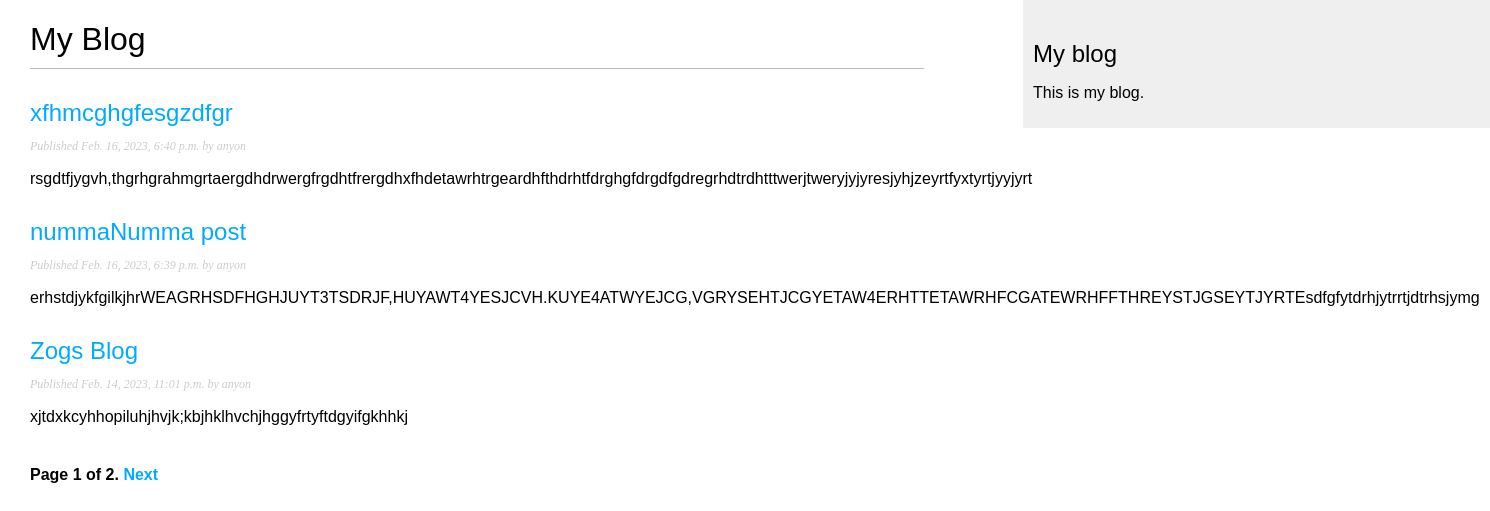
Screenshot of /blog/ with the database file from the repository.
### blog/models.py (models this page shows, shortened)
class Post(models.Model):
    class Status(models.TextChoices):
        DRAFT = 'DF','Draft'
        PUBLISHED = 'PB','Published'
    title = models.CharField(max_length=250)
    slug = models.SlugField(max_length=250, unique_for_date='publish')
    author = models.ForeignKey(User,
                               on_delete=models.CASCADE,
                               related_name='blog_posts')
    body = models.TextField()
    publish = models.DateTimeField(default=timezone.now)
    created = models.DateTimeField(auto_now_add=True)
    updated = models.DateTimeField(auto_now=True)
    status = models.CharField(max_length=2,
                              choices=Status.choices,
                              default=Status.DRAFT)
    objects = models.Manager()#default manager
    published = publishedManager()#custom manager
    class Meta:
        ordering = ['-publish']
        indexes = [
        models.Index(fields=['publish']),
        ]
    def get_absolute_url(self):
        return reverse('blog:post_detail',
                       args=[self.publish.year,
                             self.publish.month,
                             self.publish.day,
                             self.slug])

### blog/views.py (the view)
# urls.py: path('', views.PostListView.as_view(), name='post_list'),
class PostListView(ListView):
    queryset = Post.published.all()
    context_object_name = 'posts'
    paginate_by = 3
    template_name = 'blog/post/list.html'

### blog/templates/blog/post/list.html (shortened to what this page needs)
{% extends "blog/base.html" %}
{% block content %}
  <h1>My Blog</h1>
  {% for post in posts %}
    <h2>
      <a href="{{post.get_absolute_url}}">
        {{ post.title }}
      </a>
    </h2>
    <p class="date">
      Published {{ post.publish }} by {{ post.author }}
    </p>
    {{ post.body|truncatewords:30|linebreaks }}
  {% endfor %}
  {% include "pagination.html" with page=page_obj %}
{% endblock %}

### blog/static/css/blog.css (style rules this page uses)
body { margin:0; padding:0; font-family:helvetica, sans-serif; }
a { color:#00abff; text-decoration:none; }
h1 { font-weight:normal; border-bottom:1px solid #bbb; padding:0 0 10px 0; }
h2 { font-weight:normal; margin:30px 0 0; }
p.date { color:#ccc; font-family: georgia, serif; font-size: 12px; font-style: italic; }

### rows the page displays
Post: title "xfhmcghgfesgzdfgr", publish "Feb. 16, 2023, 6:40 p.m.", author "anyon", body "rsgdtfjygvh,thgrhgrahmgrtaergdhdrwergfrgdhtfrergdhxfhdetawrhtrgeardhfthdrhtfdrghgfdrgdfgdregrhdtrdhtttwerjtweryjyjyresjyhjzeyrtfyxtyrtjyyjyrt"
Post: title "nummaNumma post", publish "Feb. 16, 2023, 6:39 p.m.", author "anyon", body "erhstdjykfgilkjhrWEAGRHSDFHGHJUYT3TSDRJF,HUYAWT4YESJCVH.KUYE4ATWYEJCG,VGRYSEHTJCGYETAW4ERHTTETAWRHFCGATEWRHFFTHREYSTJGSEYTJYRTEsdfgfytdrhjytrrtjdtrhsjymg"
Post: title "Zogs Blog", publish "Feb. 14, 2023, 11:01 p.m.", author "anyon", body "xjtdxkcyhhopiluhjhvjk;kbjhklhvchjhggyfrtyftdgyifgkhhkj"

### other values shown
{{ page.number }} "1"
{{ page.paginator.num_pages }} "2"
